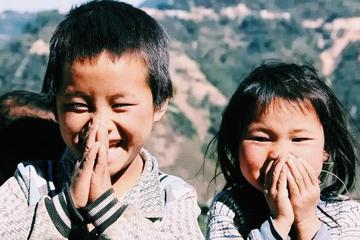
#> input picture haizi.jpg, 360 x 240 px
$ python zhifangtu2.py
#> lines starting #> are read from the running program, lines starting #| are printed output that depends on the picture
from PIL import Image
import numpy as np
import matplotlib.pyplot as plt

img=np.array(Image.open('haizi.jpg').convert('L'))
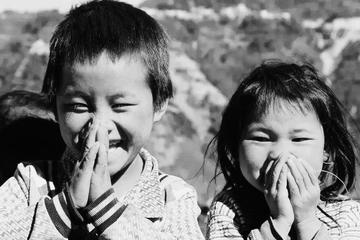
#> img: shape (240, 360); min 0, max 255, mean 122.8

x, y = img.shape
#> x = 240; y = 360

arr=img.flatten() / (x * y)
plt.hist(arr, bins=256, density=1)
plt.show()
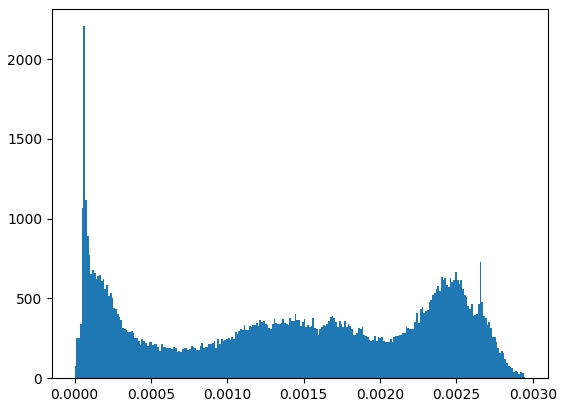
#> figure drawn by matplotlib, 1 panel; tallest bar 2205.6 high, from x = 5.76e-05 to 6.92e-05
